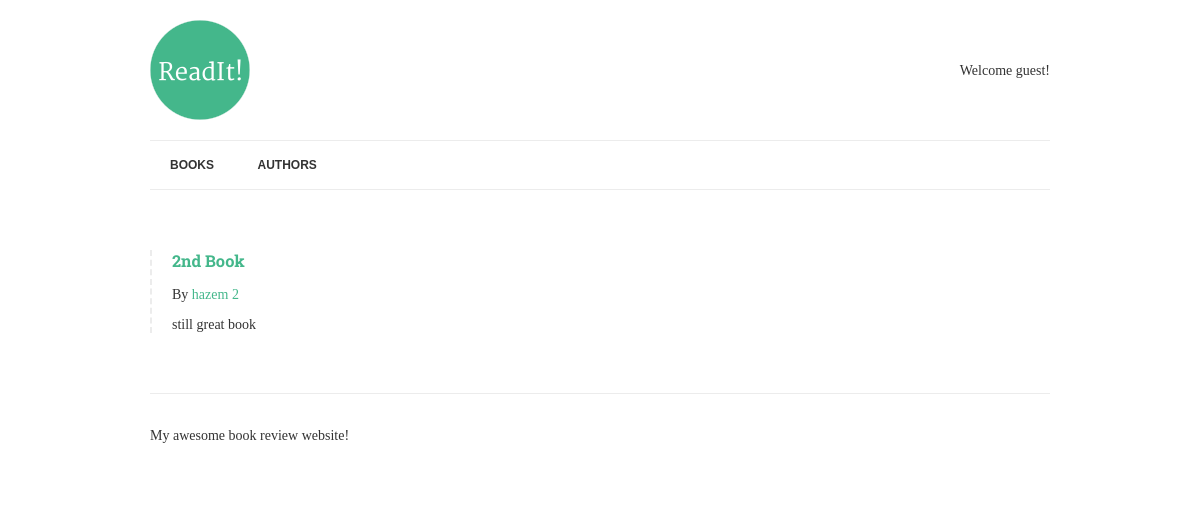
/books/2/, run on an earlier commit of the app's database.
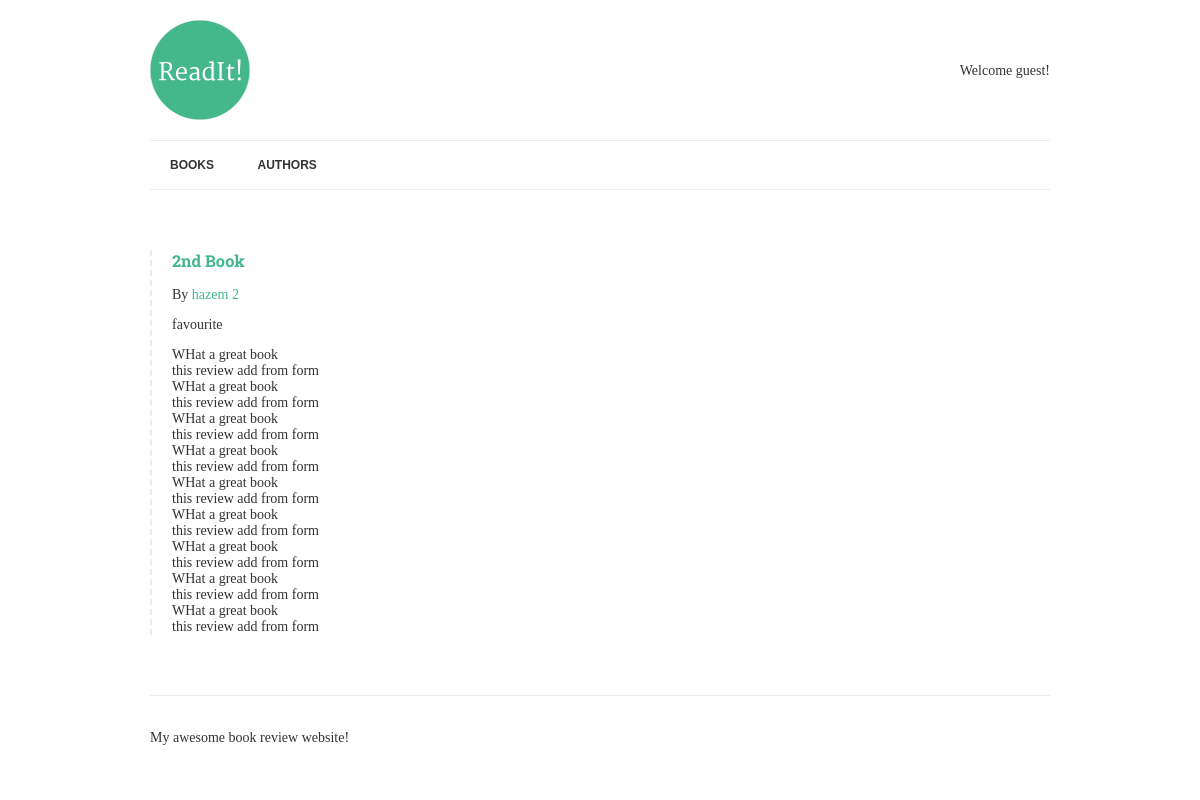
And on a later commit of the database.
### books/models.py (models this page shows, shortened)
class Book(models.Model):
	title = models.CharField(max_length=150)
	authors = models.ManyToManyField('Author', related_name='books')
	review = models.TextField(blank=True, null=True)
	date_reviewed = models.DateTimeField(blank=True, null=True)
	is_favourite = models.BooleanField(default=False, verbose_name="Favourite?")

### books/views.py (the view)
# urls.py: url(r'^books/(?P<pk>[-\w]+)/$', BookDetail.as_view(), name='book-detail'),
class BookDetail(DetailView):
    model = Book
    template_name = "book.html"

### books/templates/book.html
{% extends "base.html" %}
{% block content %}
	{% if book.review %}
		{% include "book-detail.html" %}
	{% endif %}
{% endblock %}

### books/templates/book-detail.html
<div class="book">
	<h3><a href="{% url 'book-detail' book.pk %}">{{ book.title }}</a></h3>
	<p>By {% for author in book.authors.all %}<a href="{% url 'author-detail' author.pk %}">{{ author.name }}</a>{% endfor %}</p>
	{% if book.is_favourite %}<p class="highlight">favourite</p>{% endif %}
	<p>{{ book.review|linebreaks }}</p>
</div>

What changed in the data, as far as the page shows it:
changed Book "2nd Book": review "still great book" → "WHat a great book this review add from form WHat a great book this review add from form WHat a great book this review add from form WHat a great book this review add from form WHat a great book this review add from form WHat a great book this review add from form WHat a great book this review add from form WHat a great book this review add from form WHat a great book this review add from form"
Also different on the page:
text now shown: "favourite"
